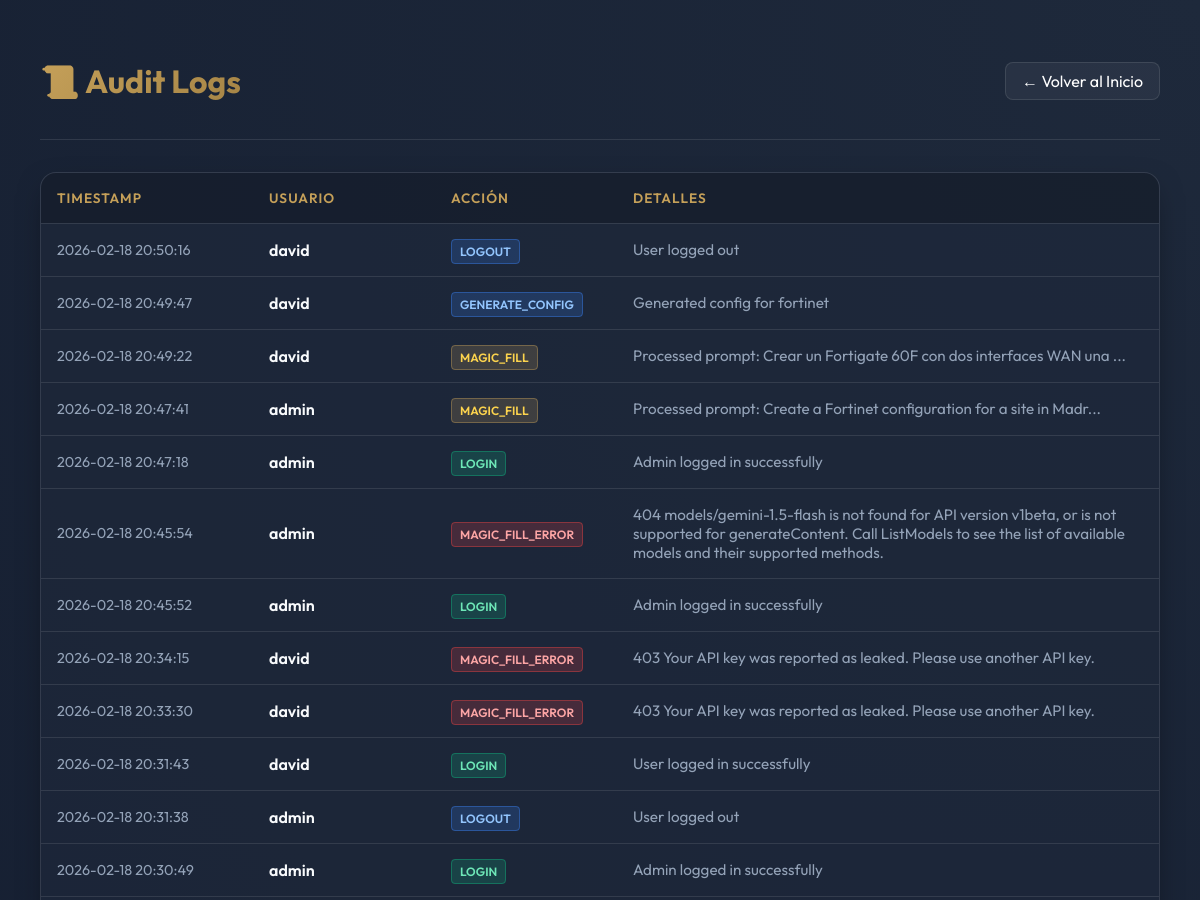
/admin/logs (signed in, upper part), run on an earlier commit of the app's database.
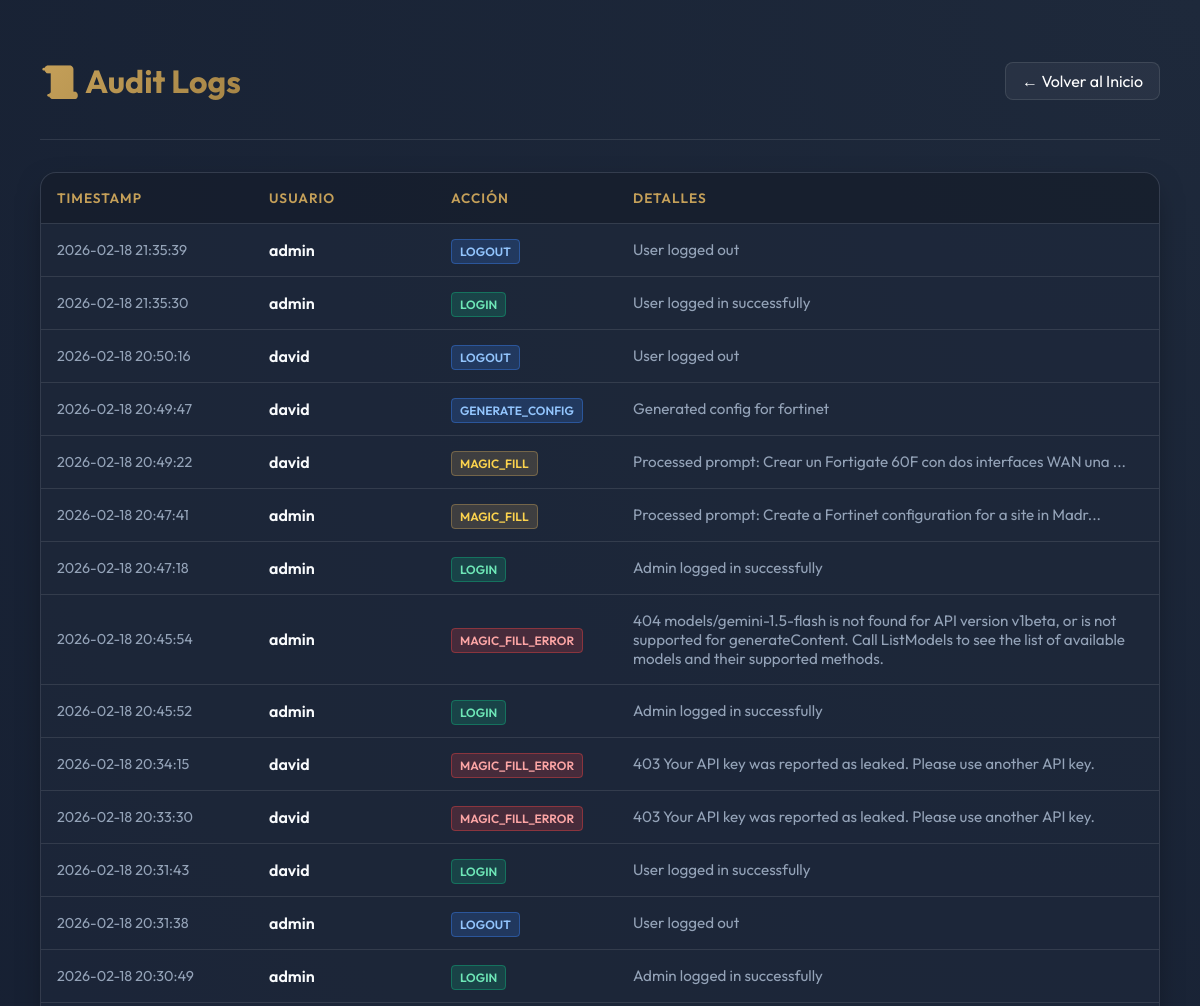
And on a later commit of the database.
### tables this page shows
CREATE TABLE logs (
                    id INTEGER PRIMARY KEY AUTOINCREMENT,
                    timestamp TEXT NOT NULL,
                    user TEXT NOT NULL,
                    action TEXT NOT NULL,
                    details TEXT
                );

### app.py (the view)
@app.route('/admin/logs')
@login_required
def view_logs():
    if not session.get('is_admin'):
        flash('Acceso denegado', 'error')
        return redirect(url_for('index'))
    try:
        with sqlite3.connect(DB_NAME) as conn:
            conn.row_factory = sqlite3.Row
            cursor = conn.cursor()
            cursor.execute('SELECT * FROM logs ORDER BY id DESC LIMIT 100')
            logs = cursor.fetchall()
        return render_template('logs.html', logs=logs)
    except Exception as e:
        return f"Error accessing logs: {e}"

### app.py (called while the page is built)
def login_required(f):
    @wraps(f)
    def decorated_function(*args, **kwargs):
        if 'user' not in session:
            return redirect(url_for('login'))
        return f(*args, **kwargs)
    return decorated_function

### templates/logs.html (shortened to what this page needs)
<!DOCTYPE html>
<html lang="es">
<head>
</head>
<body>
    <div class="container">
        <header>
            <h1>📜 Audit Logs</h1>
            <a href="/" class="btn">← Volver al Inicio</a>
        </header>
        <div class="table-container">
            <table>
                <thead>
                    <tr>
                        <th style="width: 180px;">Timestamp</th>
                        <th style="width: 150px;">Usuario</th>
                        <th style="width: 150px;">Acción</th>
                        <th>Detalles</th>
                    </tr>
                </thead>
                <tbody>
                    {% for log in logs %}
                    <tr>
                        <td style="color: var(--text-muted); font-size: 0.9rem;">{{ log.timestamp }}</td>
                        <td style="font-weight: 600;">{{ log.user }}</td>
                        <td>
                            {% if 'LOGIN' in log.action %}
                            <span class="tag tag-login">{{ log.action }}</span>
                            {% elif 'ERROR' in log.action or 'FAILED' in log.action %}
                            <span class="tag tag-error">{{ log.action }}</span>
                            {% elif 'MAGIC' in log.action %}
                            <span class="tag tag-magic">{{ log.action }}</span>
                            {% else %}
                            <span class="tag tag-gen">{{ log.action }}</span>
                            {% endif %}
                        </td>
                        <td style="color: var(--text-muted); font-size: 0.95rem;">{{ log.details }}</td>
                    </tr>
                    {% else %}
                    <tr>
                        <td colspan="4" style="text-align: center; padding: 2rem; color: var(--text-muted);">
                            No hay registros de auditoría aún.
                        </td>
                    </tr>
                    {% endfor %}
                </tbody>
            </table>
        </div>
    </div>
</body>
</html>

### templates/logs.html (style rules this page uses)
:root { --primary: #c5a059; --primary-dark: #a68546; --bg-dark: #0f172a; --card-bg: rgba(30, 41, 59, 0.7); --text-main: #f8fafc; --text-muted: #94a3b8; --success: #10b981; --error: #ef4444; --glass-border: rgba(255, 255, 255, 0.1); --accent-gradient: linear-gradient(135deg, #c5a059 0%, #a68546 100%); --bg-gradient: radial-gradient(circle at top right, #1e293b, #0f172a); }
body { background: var(--bg-dark); background-image: var(--bg-gradient); color: var(--text-main); min-height: 100vh; font-family: 'Outfit', sans-serif; padding: 2rem; }
.container { max-width: 1200px; margin: 0 auto; }
header { display: flex; justify-content: space-between; align-items: center; margin-bottom: 2rem; padding-bottom: 1rem; border-bottom: 1px solid var(--glass-border); }
h1 { font-size: 2rem; background: var(--accent-gradient); -webkit-background-clip: text; background-clip: text; -webkit-text-fill-color: transparent; }
a.btn { text-decoration: none; color: white; padding: 0.5rem 1rem; border: 1px solid var(--glass-border); border-radius: 8px; background: rgba(255, 255, 255, 0.05); transition: all 0.3s; }
.table-container { background: var(--card-bg); border-radius: 16px; border: 1px solid var(--glass-border); overflow: hidden; box-shadow: 0 10px 30px -10px rgba(0, 0, 0, 0.5); }
table { width: 100%; border-collapse: collapse; }
th, td { text-align: left; padding: 1rem; border-bottom: 1px solid var(--glass-border); }
th { background: rgba(0, 0, 0, 0.2); font-weight: 600; color: var(--primary); text-transform: uppercase; font-size: 0.85rem; letter-spacing: 1px; }
.tag { padding: 0.25rem 0.5rem; border-radius: 4px; font-size: 0.75rem; font-weight: 600; text-transform: uppercase; }
.tag-login { background: rgba(16, 185, 129, 0.2); color: #6ee7b7; border: 1px solid rgba(16, 185, 129, 0.4); }
.tag-error { background: rgba(239, 68, 68, 0.2); color: #fca5a5; border: 1px solid rgba(239, 68, 68, 0.4); }
.tag-magic { background: rgba(197, 160, 89, 0.2); color: #fcd34d; border: 1px solid rgba(197, 160, 89, 0.4); }
.tag-gen { background: rgba(59, 130, 246, 0.2); color: #93c5fd; border: 1px solid rgba(59, 130, 246, 0.4); }

What changed in the data, as far as the page shows it:
added logs: timestamp "2026-02-18 21:35:39", user "admin", action "LOGOUT", details "User logged out"
added logs: timestamp "2026-02-18 21:35:30", user "admin", action "LOGIN", details "User logged in successfully"
